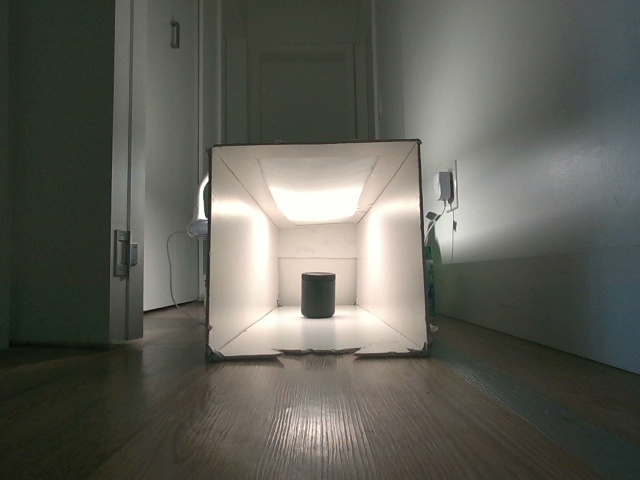
#> input picture Data_Realsense/100cm_2/light_2/color_frame.jpg, 640 x 480 px
$ python test_bg_removal.py
#> lines starting #> are read from the running program, lines starting #| are printed output that depends on the picture; after the words box and inside, x2 and y2 are one past the last pixel; in counts of white or black regions, pixels touching at a corner belong together
import cv2
import matplotlib.pyplot as plt

img_name = "Data_Realsense/100cm_2/light_2/color_frame.jpg"
bg_name = "Data_Monocular/100cm/light_2/background_frame.jpg"
# Load the input image
input_image = cv2.imread(img_name)
#> input_image is the input picture: shape (480, 640, 3); mean B, G, R 87, 94.9, 94.7

# Load the background image
background_image = cv2.imread(bg_name)
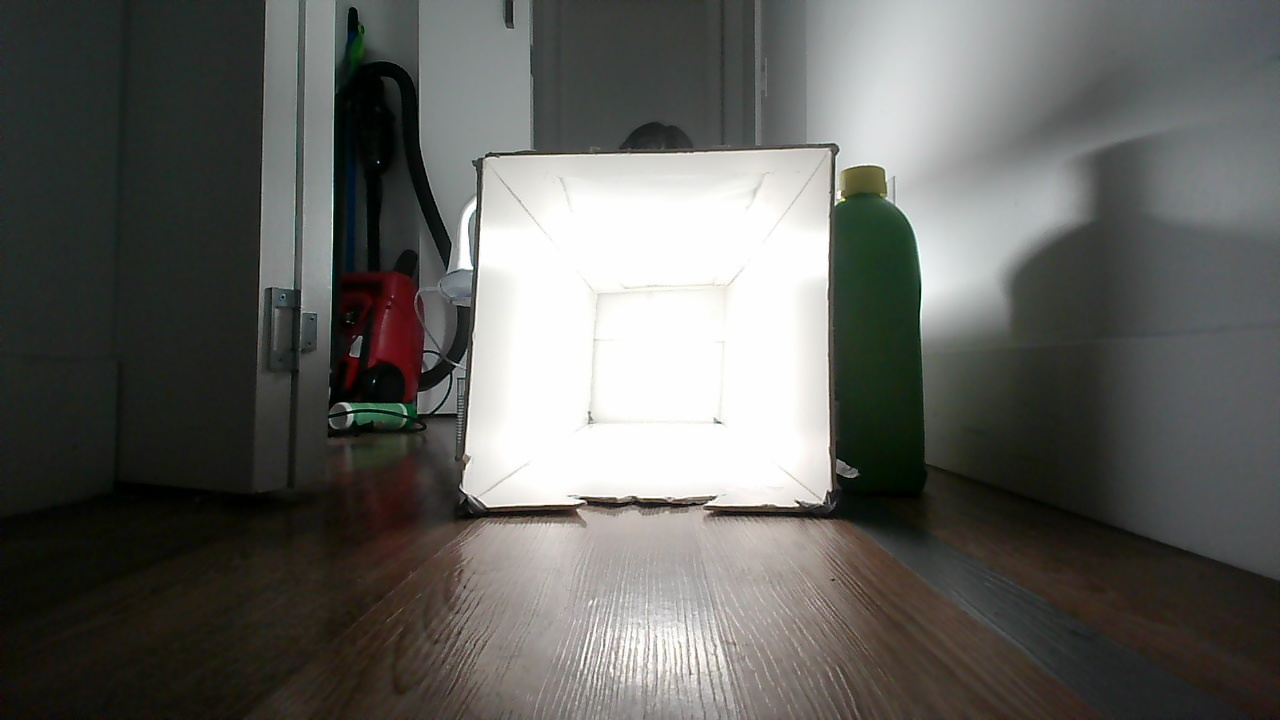
#> input picture Data_Monocular/100cm/light_2/background_frame.jpg, 1280 x 720 px
#> background_image is the input picture: shape (720, 1280, 3); mean B, G, R 94.2, 98.1, 97.7
background_image = cv2.GaussianBlur(background_image, (5,5), 0)
background_image = cv2.resize(background_image, (640, 480))
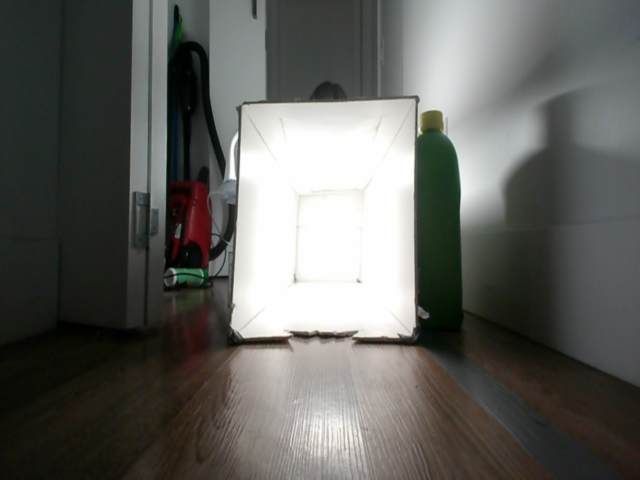
#> background_image: shape (480, 640, 3); mean B, G, R 94.2, 98, 97.7

# Convert both images to grayscale
gray_input_image = cv2.cvtColor(input_image, cv2.COLOR_BGR2GRAY)
gray_background_image = cv2.cvtColor(background_image, cv2.COLOR_BGR2GRAY)

# Compute the absolute difference between the two grayscale images
diff_image = cv2.absdiff(gray_input_image, gray_background_image)
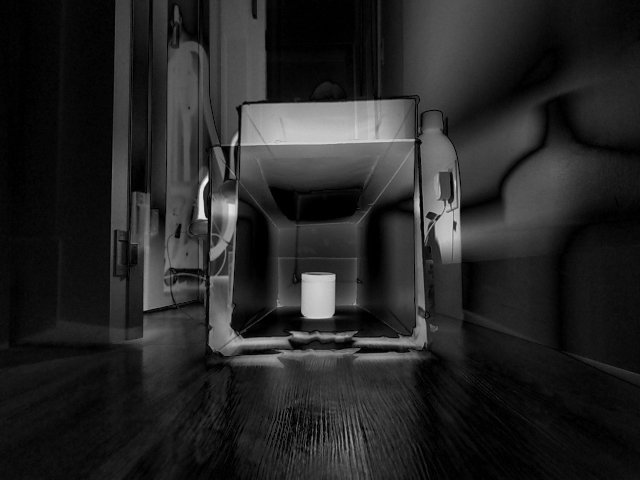
#> diff_image: shape (480, 640); min 0, max 242, mean 37.9
plt.imshow(diff_image)
plt.show()
plt.imshow(diff_image, 'gray')
plt.show()

# Apply a threshold to convert the difference image to binary
threshold_image = cv2.threshold(diff_image, 0, 255, cv2.THRESH_BINARY + cv2.THRESH_OTSU)[1]
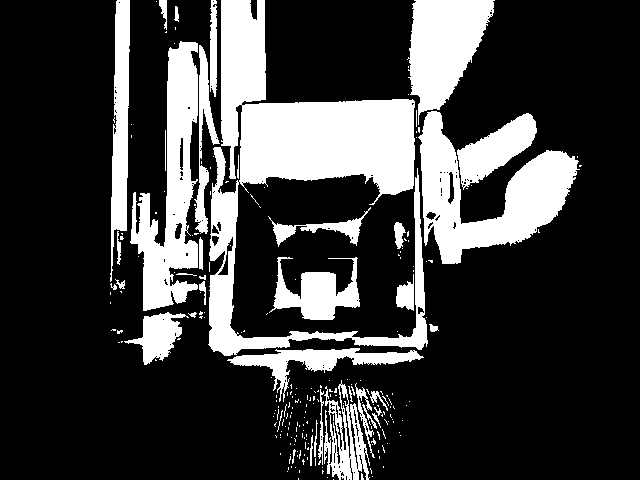
#> threshold_image: shape (480, 640); 23.9% white; 239 white regions (200 under 20 px), largest, box (x1, y1, x2, y2) and area: (208, 0, 428, 356) 26236, (418, 111, 580, 264) 10118, (130, 41, 198, 311) 8722
plt.imshow(threshold_image)
plt.show()
plt.imshow(threshold_image, 'gray')
plt.show()

# Perform a morphological operation to remove any small holes or gaps in the thresholded image
kernel = cv2.getStructuringElement(cv2.MORPH_ELLIPSE, (5, 5))
closing = cv2.morphologyEx(threshold_image, cv2.MORPH_CLOSE, kernel)
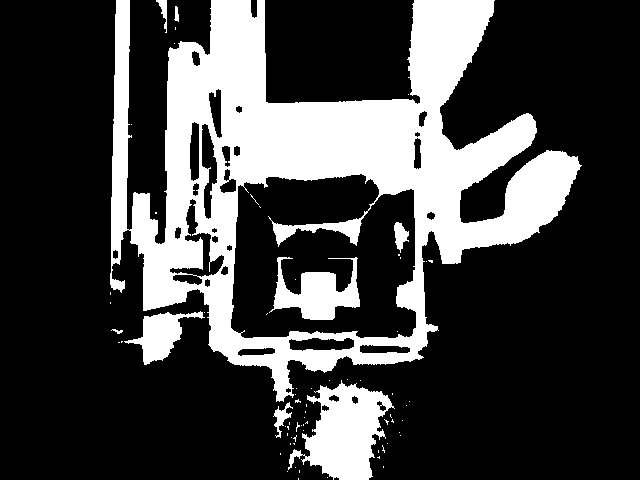
#> closing: shape (480, 640); 26% white; 71 white regions (62 under 20 px), largest, box (x1, y1, x2, y2) and area: (110, 0, 582, 402) 68609, (288, 380, 395, 480) 5791, (269, 257, 360, 320) 2871
plt.imshow(closing)
plt.show()
plt.imshow(closing, 'gray')
plt.show()

# Apply a mask to the input image using the thresholded image as the mask
result = cv2.bitwise_and(input_image, input_image, mask=closing)
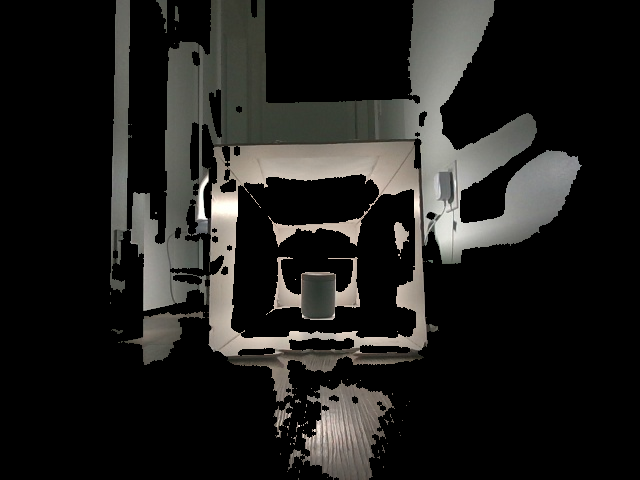
#> result: shape (480, 640, 3); mean B, G, R 29.4, 31.5, 32.1
plt.imshow(result)
plt.show()
plt.imshow(result, 'gray')
plt.show()
